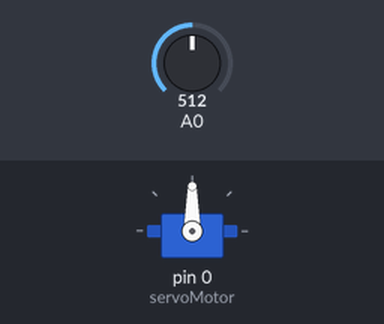
Bench run of a sketch on a simulated Arduino Uno, built with avr-gcc and run on an emulated ATmega328P. On the bench: servo. The inputs (shaded band) are chosen by the test bench; at power-on: A0 = 512.

Above: at 1.2 s.
1.3 s: A0 set to 716
At 2.3 s:
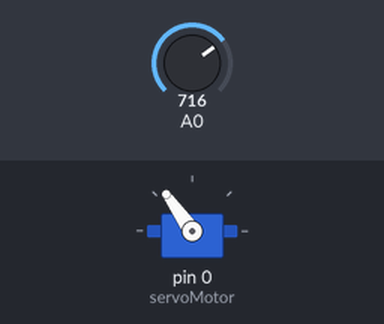
2.8 s: A0 set to 900
At 3.1 s:
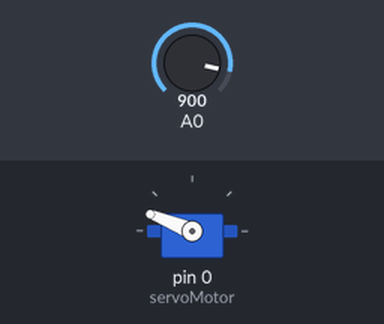
4.3 s: A0 set to 1023
At 5.5 s:
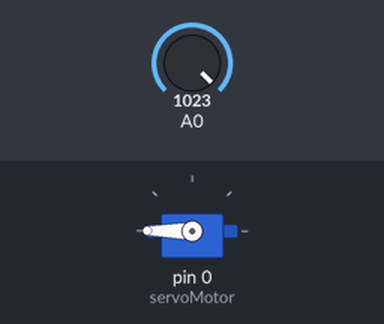
5.8 s: A0 set to 306
At 6.6 s:
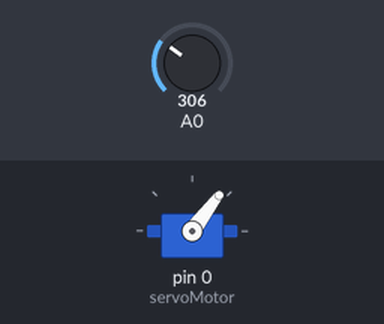
7.3 s: A0 set to 122
At 8.0 s:
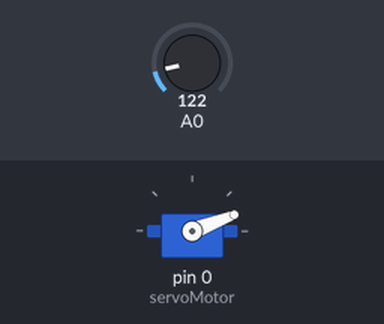
Timing chart, 0 to 9.8 s (numbered marks = the images above; inputs shaded):
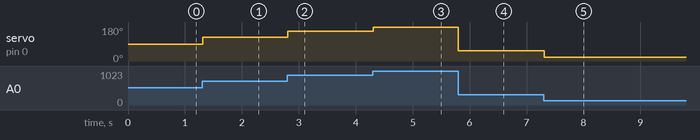

Measured:
- after the input at 1.3 s, servo on pin 0 (servoMotor): 90° → 125° at once
- after the input at 2.8 s, servo on pin 0 (servoMotor): 125° → 158° at once
- after the input at 4.3 s, servo on pin 0 (servoMotor): 158° → 180° at once
- after the input at 5.8 s, servo on pin 0 (servoMotor): 180° → 53° at once
- after the input at 7.3 s, servo on pin 0 (servoMotor): 53° → 21° at once

The sketch:

servo.ino
```cpp
#include <Servo.h>
Servo servoMotor;
Servo servoMotor2;
int potPos;

void setup() {
  servoMotor.attach(0);
}
void loop () {
  potPos = map(analogRead(A0), 0, 1023, 0, 180);
  servoMotor.write(potPos);
  delay(15);
}
```
